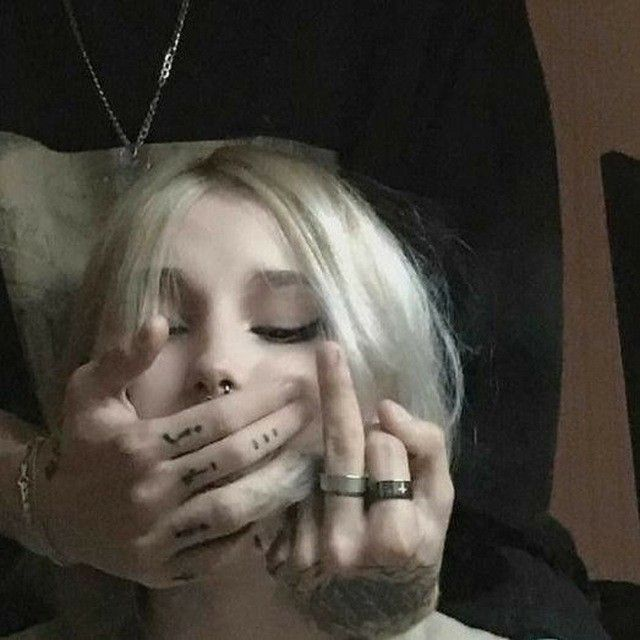
#> input picture OPEN_CV/image/c5762af5-bc7f-4ec6-ac0c-7041b82ceada.jpg, 640 x 640 px, found by its file name; its folder holds 4 pictures in this run
$ python 'ex4(SLIDE_SHOW).py'
#> lines starting #> are read from the running program, lines starting #| are printed output that depends on the picture
import cv2
import os

list_name = os.listdir(r"C:\Users\adarsh\Downloads\OPEN CV\image")
for name in list_name:
    path="C:\\Users\\adarsh\\Downloads\\OPEN CV\\image"
    img_name = path + "\\" + name
    img = cv2.imread(img_name)
#> img is the input picture: shape (640, 640, 3); mean B, G, R 59.7, 67.5, 72.7
    img=cv2.resize(img,(500,600))
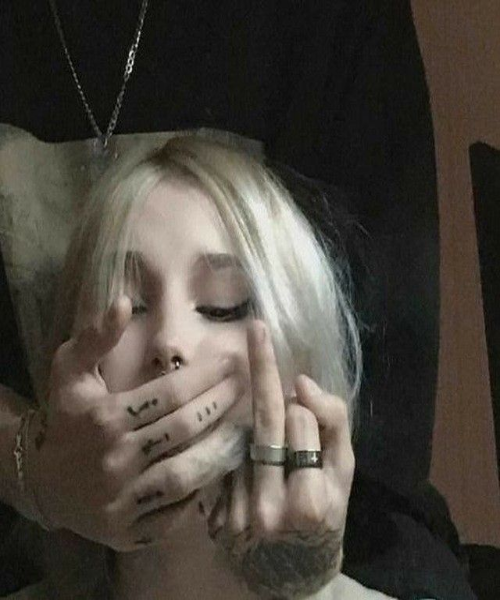
#> img: shape (600, 500, 3); mean B, G, R 59.6, 67.3, 72.6
    cv2.imshow("image",img)
    cv2.waitKey(0)
#> pass 2 of the loop `for name in list_name:`:
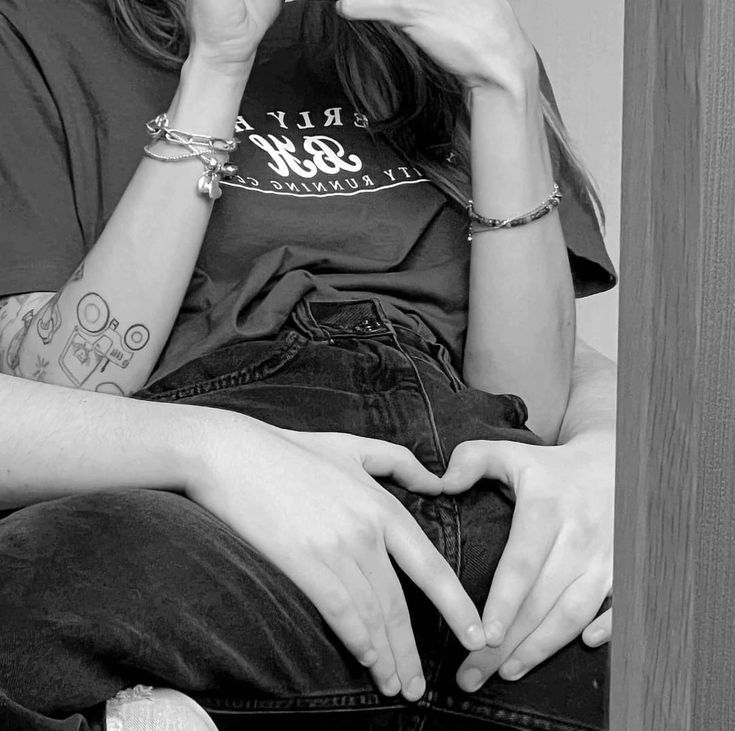
#> input picture OPEN_CV/image/f1802462-9b8d-40b9-99d8-8719b8b08fc2.jpg, 735 x 731 px, found by its file name
#> img is the input picture: shape (731, 735, 3); min 0, max 255, mean 111.3
#> `img=cv2.resize(img,(500,600))`:
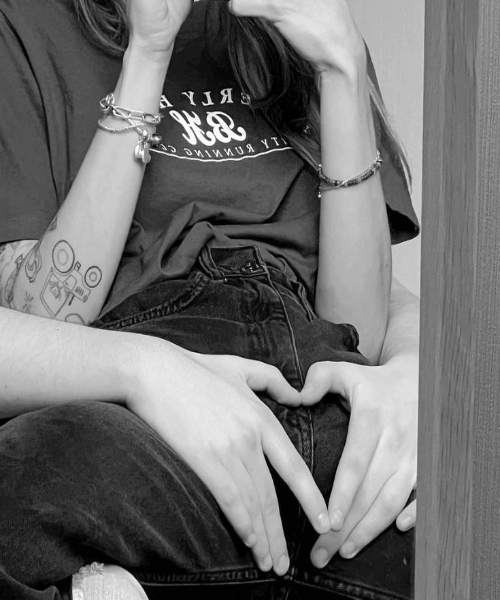
#> img: shape (600, 500, 3); min 0, max 255, mean 111.1
#> pass 3 of the loop `for name in list_name:`:
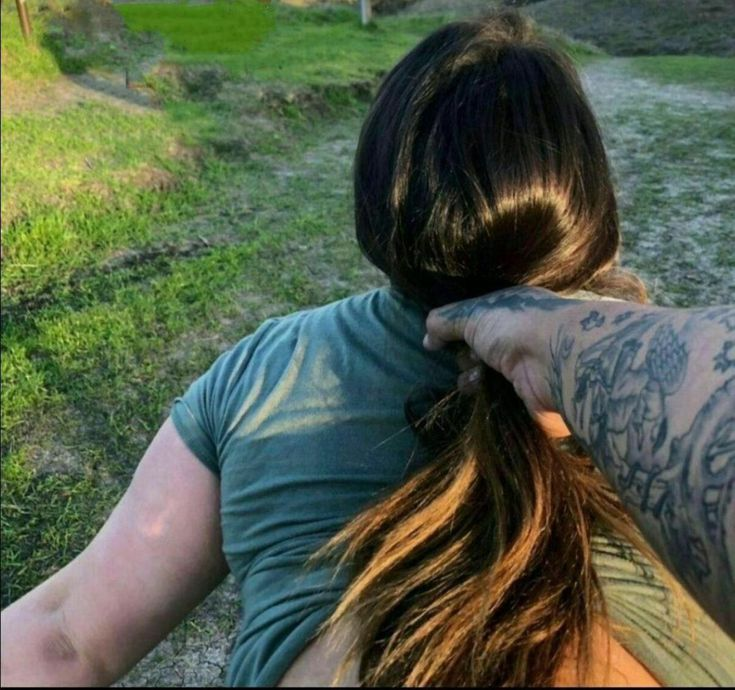
#> input picture OPEN_CV/image/f88ad8ba-6b97-48db-bfee-e8d5935c7218.jpg, 735 x 690 px, found by its file name
#> img is the input picture: shape (690, 735, 3); mean B, G, R 74.2, 94.4, 84.2
#> `img=cv2.resize(img,(500,600))`:
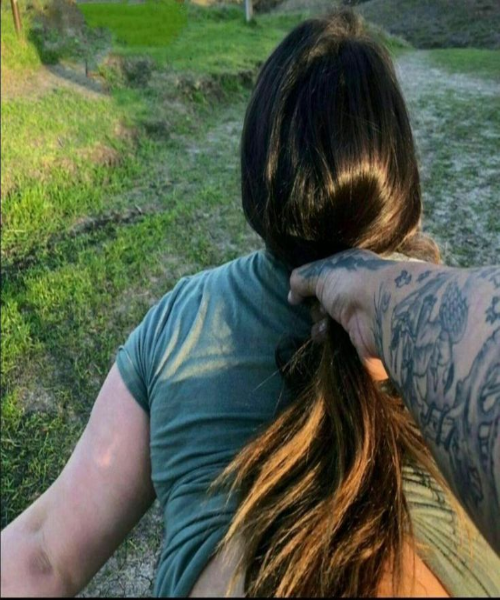
#> img: shape (600, 500, 3); mean B, G, R 74.1, 94.2, 84
#> the loop made 4 passes; the first 3 are shown
cv2.destroyAllWindows()
